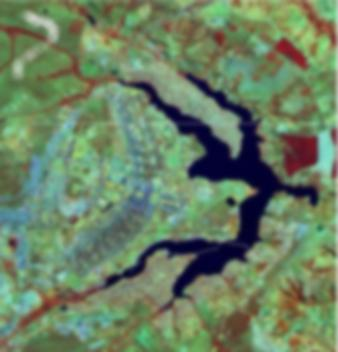

The script that saved this image:
from PIL import Image, ImageFilter    

image = Image.open('imagem.jpg')
image = image.filter(ImageFilter.GaussianBlur) 
image.save("passabaixaGaussiano.jpg")